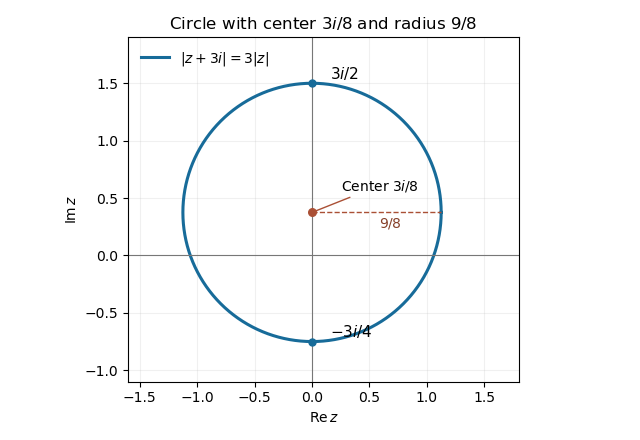

The Python source for this figure:
"""Write paper-1-apollonius-circle.png to the current working directory.
Tested with Python 3.14.4, NumPy 2.3.5 and Matplotlib 3.10.7.
Respects externally supplied MPLCONFIGDIR and uses an opaque background.
"""
from pathlib import Path
import matplotlib
matplotlib.use('Agg')
import matplotlib.pyplot as plt
import numpy as np
fig,ax=plt.subplots(figsize=(6.4,4.4),dpi=100,facecolor='white')
ax.set_facecolor('white');t=np.linspace(0,2*np.pi,721)
ax.plot(9/8*np.cos(t),3/8+9/8*np.sin(t),color='#176b99',lw=2.2,label='$|z+3i|=3|z|$')
ax.axhline(0,color='#777777',lw=.8);ax.axvline(0,color='#777777',lw=.8)
ax.scatter([0],[3/8],color='#aa5035',s=30,zorder=4)
ax.annotate('Center $3i/8$',(0,3/8),(.25,.57),fontsize=10,arrowprops={'arrowstyle':'-','color':'#aa5035'})
for y,label,xtext in [(1.5,'$3i/2$',.16),(-.75,'$-3i/4$',.16)]:
 ax.scatter([0],[y],color='#176b99',s=25,zorder=4);ax.text(xtext,y+.04,label,fontsize=11)
ax.plot([0,9/8],[3/8,3/8],ls='--',color='#aa5035',lw=1)
ax.text(.58,.24,'$9/8$',color='#874029',fontsize=10)
ax.set(xlim=(-1.6,1.8),ylim=(-1.1,1.9),xlabel='$\\operatorname{Re} z$',ylabel='$\\operatorname{Im} z$',title='Circle with center $3i/8$ and radius $9/8$')
ax.set_aspect('equal',adjustable='box');ax.grid(alpha=.18);ax.legend(loc='upper left',frameon=False,fontsize=10)
fig.tight_layout();fig.savefig(Path.cwd()/'paper-1-apollonius-circle.png',dpi=100,facecolor='white',transparent=False);plt.close(fig)
